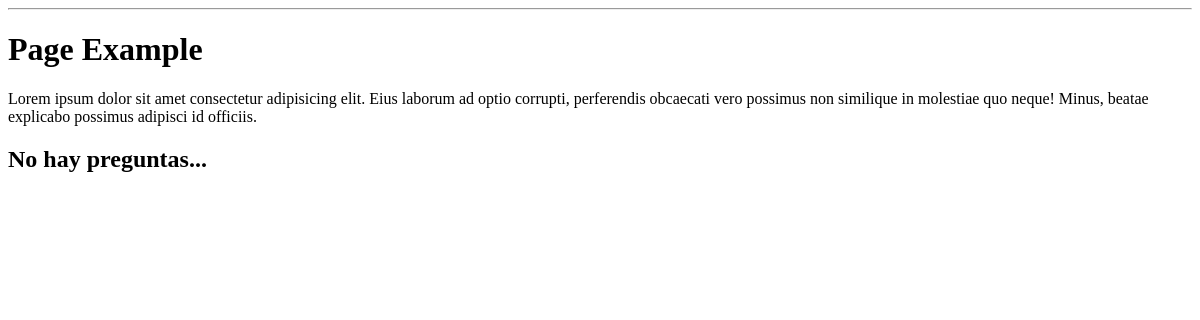
Before: / with the older database file.
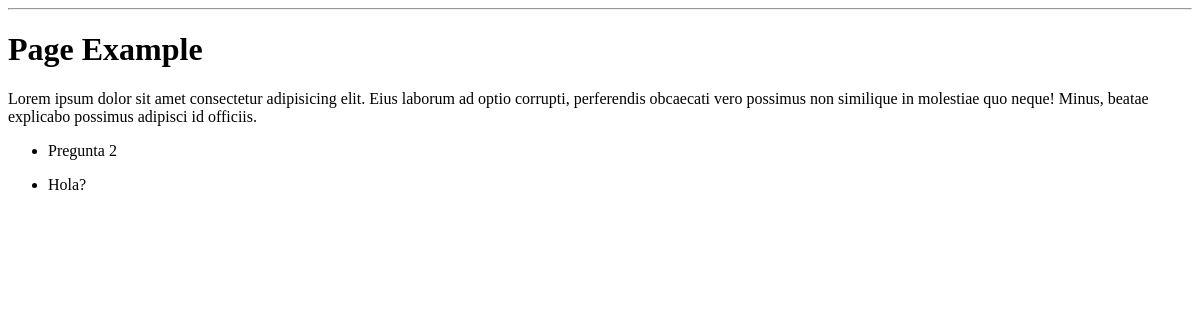
After: the same page with the newer database file.
### pollapp/models.py (models this page shows, shortened)
class Question(models.Model):
  question_text = models.CharField(max_length=255, default="Placeholder")
  date = models.DateTimeField()

### pollapp/views.py (the view)
# urls.py: path("", views.index, name="index"),
def index(request):
    questions = Question.objects.order_by('-date') # menor a mayor default. Incluir el - para invertir
    context = {
        "questions":questions
    }
    return render(request, "index.html", context)

### pollapp/templates/index.html (shortened to what this page needs)
<!DOCTYPE html>
{% load static %}
<html lang="en">
<head>
</head>
<body>
    <hr>
<h1>Page Example</h1>
<p>Lorem ipsum dolor sit amet consectetur adipisicing elit. Eius laborum ad optio corrupti, perferendis obcaecati vero possimus non similique in molestiae quo neque! Minus, beatae explicabo possimus adipisci id officiis.</p>
{% if questions %}
<ul>
    {% for question in questions %}
        <li><p>{{ question.question_text }}</p></li>
    {% endfor %}
</ul>
{% else %}
    <h2>No hay preguntas...</h2>
{% endif %}
</body>
</html>

Changed rows visible on the page:
added Question: question_text "Pregunta 2"
added Question: question_text "Hola?"
Other visible differences:
text no longer shown: "No hay preguntas..."
